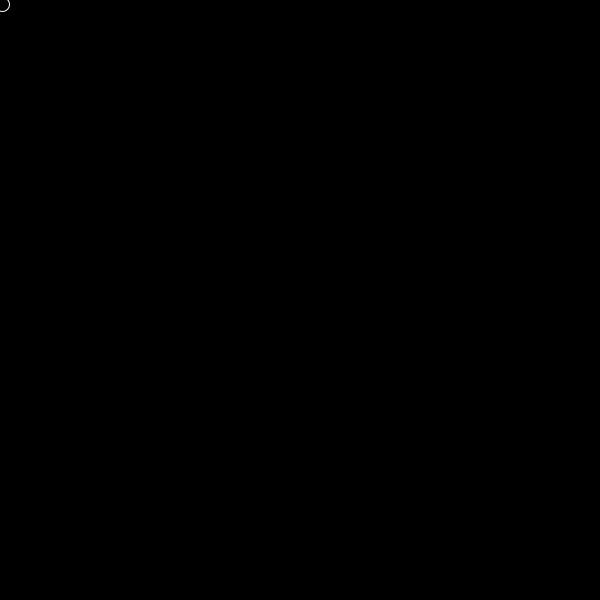
Frame 1 (no input)
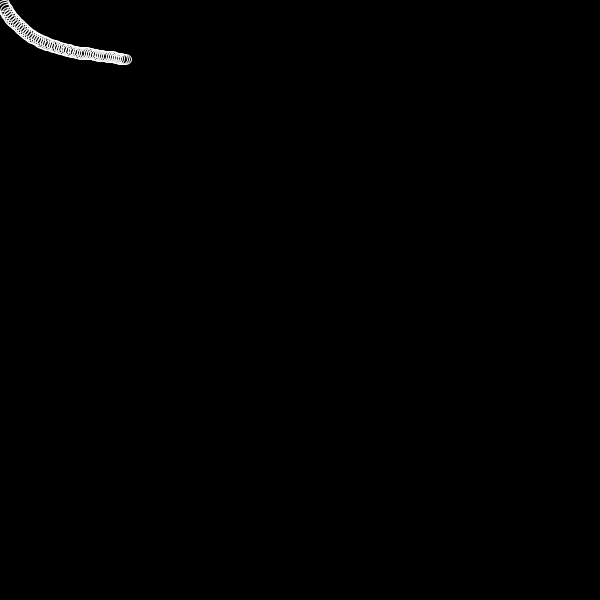
Frame 60 (the mouse pressed at the canvas centre just before this capture)
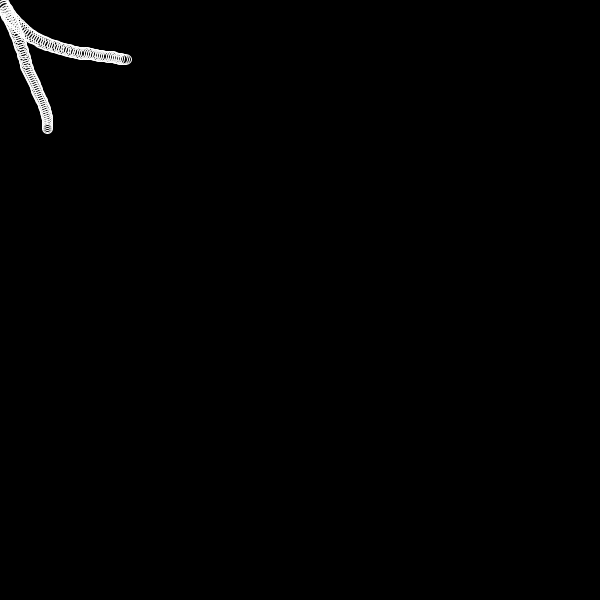
Frame 120 (the mouse held since frame 60 and released just before this capture)

The Processing sketch that drew these frames (run headless with seeded random() and noise(); from frame 60 on, the mouse is pressed at the canvas centre):

// Processing sketch: intro_forces_multiples
// ── intro_forces_multiples.pde
// renaud.jean-francois(arobas)uqam(point)ca
// Syntaxe Processing version 3.5.4
// lundi, 10 octobre 2022

PVector loc = new PVector(0, 0, 0);
PVector vel = new PVector();
PVector friction = new PVector();
PVector perpendiculaire = new PVector();
PVector z;


float a; // angle
float m; // multiple

void setup() {
  size(600, 600);
  background(0);

  noFill();
  stroke(255);

  // Initialisation
  a = random(0, HALF_PI);
  vel = PVector.fromAngle(a); // à un argument : angle en radian

  m = random(2, 5);
  vel.mult(m);


  // actions à chaque frame
  if (int(random(2)) == 0) {
    z = new PVector(0, 0, 1);
  } else {
    z = new PVector(0, 0, -1);
  }
  perpendiculaire = vel.cross(z);
  perpendiculaire.setMag(vel.mag() * 0.05);

  vel.add(perpendiculaire);

  friction = PVector.mult(vel, -1); // inversion du vecteur, sens contraire
  friction = PVector.mult(friction, 0.006);

  vel.add(friction);
  loc.add(vel);

  //println(vel.array());
  //println(friction.array());
}

void draw() {
  //background(0);

  if (vel.mag() > 0.5) { // détermine un seuil pour interrompre le calcul de forces, et éviter que la friction ne devienne prioritaire

    // actions à chaque frame
    if (int(random(2)) == 0) {
      z = new PVector(0, 0, 1);
    } else {
      z = new PVector(0, 0, -1);
    }
    perpendiculaire = vel.cross(z);
    perpendiculaire.setMag(vel.mag() * 0.05);

    vel.add(perpendiculaire);

    friction = PVector.mult(vel, -1); // inversion du vecteur, sens contraire
    friction = PVector.mult(friction, 0.006);

    vel.add(friction);
    loc.add(vel);

    //line(0, 0, loc.x, loc.y);
    circle(loc.x, loc.y, vel.mag() * 5);
  } else {
    //line(0, 0, loc.x, loc.y);
    circle(loc.x, loc.y, vel.mag() * 5);
  }
}

void mousePressed() {
  // réinitialisation des valeurs de départ
  loc.set(0, 0, 0);

  // nouvelles piges :
  a = random(0, HALF_PI);
  vel = PVector.fromAngle(a); // à un argument : angle en radian

  m = random(2, 5);
  vel.mult(m);
}
